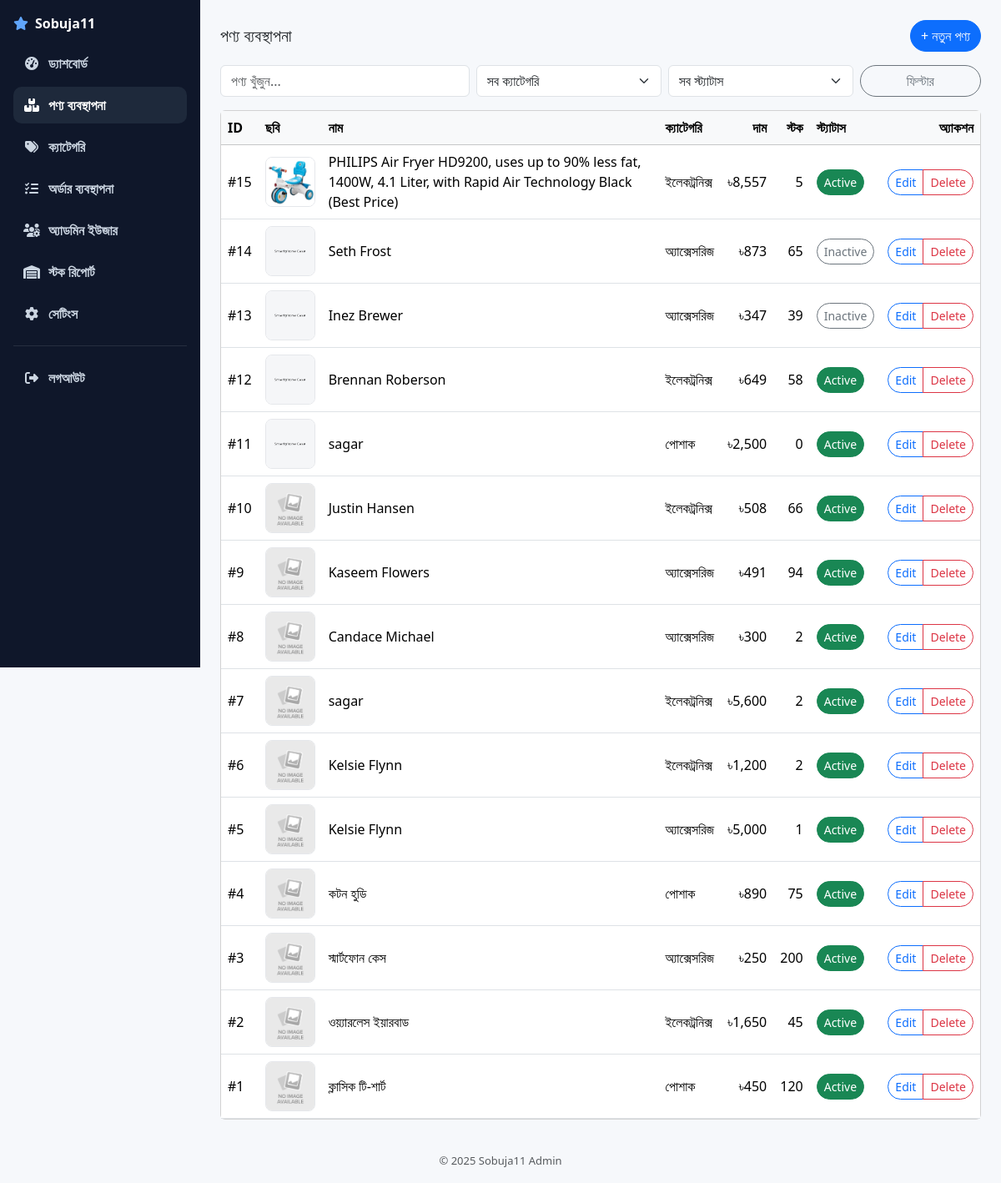
Page /admin/products.php (signed in) on the committed database.
### tables this page shows
CREATE TABLE IF NOT EXISTS `products` (
  `id` int(11) NOT NULL AUTO_INCREMENT,
  `category_id` int(11) DEFAULT NULL,
  `name` varchar(255) NOT NULL,
  `description` text DEFAULT NULL,
  `price` decimal(10,2) NOT NULL,
  `compare_at_price` decimal(10,2) DEFAULT NULL,
  `stock` int(11) NOT NULL DEFAULT 0,
  `tags` varchar(255) DEFAULT NULL,
  `specifications` text DEFAULT NULL,
  `image` varchar(400) DEFAULT NULL,
  `active` tinyint(1) NOT NULL DEFAULT 1,
  `created_at` timestamp NOT NULL DEFAULT current_timestamp(),
  PRIMARY KEY (`id`),
  KEY `category_id` (`category_id`),
  KEY `idx_products_stock` (`stock`),
  CONSTRAINT `products_ibfk_1`
    FOREIGN KEY (`category_id`) REFERENCES `categories` (`id`) ON DELETE SET NULL
);

CREATE TABLE IF NOT EXISTS `categories` (
  `id` int(11) NOT NULL AUTO_INCREMENT,
  `name` varchar(120) NOT NULL,
  PRIMARY KEY (`id`)
);

### config.php (called while the page is built, shortened)
<?php
function h($s){ return htmlspecialchars($s ?? '', ENT_QUOTES, 'UTF-8'); }
function money_bd($n){ return '৳'.number_format((float)$n, 0); }
?>

### admin/products.php (the view, shortened to what this page needs)
<?php
require_once __DIR__.'/../config.php';
$pdo = get_pdo();
$q      = trim($_GET['q'] ?? '');
$status = $_GET['status'] ?? 'all';
$where  = "1=1";
$params = [];
$sql = "SELECT p.*, c.name AS cat_name,
        (SELECT image FROM product_images pi WHERE pi.product_id=p.id ORDER BY sort_order, id LIMIT 1) AS image
        FROM products p
        LEFT JOIN categories c ON c.id=p.category_id
        WHERE $where
        ORDER BY p.id DESC";
$stm = $pdo->prepare($sql); $stm->execute($params); $rows = $stm->fetchAll(PDO::FETCH_ASSOC);
require_once __DIR__.'/header.php';
?>
<div class="d-flex justify-content-between align-items-center mb-3">
  <h5 class="m-0">পণ্য ব্যবস্থাপনা</h5>
  <a class="btn btn-primary btn-pill" href="product_form.php">+ নতুন পণ্য</a>
</div>
<form class="row g-2 mb-3" method="get">
  <div class="col-12 col-md-4">
    <input class="form-control" name="q" placeholder="পণ্য খুঁজুন..." value="<?php echo h($q); ?>">
  </div>
  <div class="col-6 col-md-3">
    <select class="form-select" name="cat">
      <option value="0">সব ক্যাটেগরি</option>
    </select>
  </div>
  <div class="col-6 col-md-3">
    <select class="form-select" name="status">
      <option value="all" <?php echo $status==='all'?'selected':''; ?>>সব স্ট্যাটাস</option>
    </select>
  </div>
  <div class="col-12 col-md-2 d-grid">
    <button class="btn btn-outline-secondary btn-pill">ফিল্টার</button>
  </div>
</form>
<div class="card"><div class="card-body p-0">
  <div class="table-responsive">
    <table class="table align-middle mb-0">
      <thead class="table-light">
        <tr>
          <th>ID</th>
          <th>ছবি</th>
          <th>নাম</th>
          <th>ক্যাটেগরি</th>
          <th class="text-end">দাম</th>
          <th class="text-end">স্টক</th>
          <th>স্ট্যাটাস</th>
          <th class="text-end">অ্যাকশন</th>
        </tr>
      </thead>
      <tbody id="rowsBody">
      <?php foreach($rows as $r):
        $img = $r['image'] ?: (defined('UPLOAD_URL') ? (rtrim(UPLOAD_URL,'/').'/default.jpg') : '');
      ?>
        <tr id="row-<?php echo (int)$r['id']; ?>">
          <td data-label="ID">#<?php echo (int)$r['id']; ?></td>
          <td data-label="ছবি" class="cell-img">
            <img class="thumb" src="<?php echo h($img); ?>" alt="">
          </td>
          <td data-label="নাম" class="cell-name">
            <span class="name"><?php echo h($r['name']); ?></span>
          </td>
          <td data-label="ক্যাটেগরি"><?php echo h($r['cat_name']); ?></td>
          <td data-label="দাম" class="text-end"><?php echo money_bd($r['price']); ?></td>
          <td data-label="স্টক" class="text-end"><?php echo (int)$r['stock']; ?></td>
          <td data-label="স্ট্যাটাস">
            <a class="btn btn-sm btn-pill <?php echo $r['active']?'btn-success':'btn-outline-secondary'; ?>"
               title="স্ট্যাটাস টগল করুন"
               href="?<?php $qs = $_GET; $qs['toggle']=(int)$r['id']; echo h(http_build_query($qs)); ?>">
              <?php echo $r['active'] ? 'Active' : 'Inactive'; ?>
            </a>
          </td>
          <td data-label="অ্যাকশন" class="text-end td-actions">
            <div class="btn-group">
              <a class="btn btn-sm btn-outline-primary btn-pill" href="product_form.php?id=<?php echo (int)$r['id']; ?>">Edit</a>
              <button type="button" class="btn btn-sm btn-outline-danger btn-pill btn-del"
                      data-id="<?php echo (int)$r['id']; ?>"
                      data-name="<?php echo h($r['name']); ?>">
                Delete
              </button>
            </div>
          </td>
        </tr>
      <?php endforeach; ?>
      </tbody>
    </table>
  </div>
</div></div>
<?php require __DIR__.'/footer.php'; ?>

### admin/header.php (style rules this page uses)
:root { --sidebar-bg:#0f172a; --sidebar-hover:#1e293b; --sidebar-text:#cbd5e1; --sidebar-active:#ffffff; }
body { overflow-x:hidden;background:#f6f8fb }
.thumb { width:64px;height:64px;object-fit:cover;border:1px solid #e5e7eb;border-radius:6px;background:#fff }

### admin/products.php (style rules this page uses)
.thumb { width:60px;height:60px;object-fit:cover;border:1px solid #e5e7eb;border-radius:8px;background:#fff }
.btn-pill { border-radius:999px }

### rows in the picture
products: id "15", shows a picture, name "PHILIPS Air Fryer HD9200, uses up to 90% less fat, 1400W, 4.1 Liter, with Rapid Air Technology Black (Best Price)", category.name "ইলেকট্রনিক্স", price "৳8,557", stock "5", active "Active"
products: id "14", name "Seth Frost", category.name "অ্যাক্সেসরিজ", price "৳873", stock "65", active "Inactive"
products: id "13", name "Inez Brewer", category.name "অ্যাক্সেসরিজ", price "৳347", stock "39", active "Inactive"
products: id "12", name "Brennan Roberson", category.name "ইলেকট্রনিক্স", price "৳649", stock "58", active "Active"
products: id "11", name "sagar", category.name "পোশাক", price "৳2,500", stock "0", active "Active"
products: id "10", name "Justin Hansen", category.name "ইলেকট্রনিক্স", price "৳508", stock "66", active "Active"
products: id "9", name "Kaseem Flowers", category.name "অ্যাক্সেসরিজ", price "৳491", stock "94", active "Active"
products: id "8", name "Candace Michael", category.name "অ্যাক্সেসরিজ", price "৳300", stock "2", active "Active"
products: id "7", name "sagar", category.name "ইলেকট্রনিক্স", price "৳5,600", stock "2", active "Active"
products: id "6", name "Kelsie Flynn", category.name "ইলেকট্রনিক্স", price "৳1,200", stock "2", active "Active"
products: id "5", name "Kelsie Flynn", category.name "অ্যাক্সেসরিজ", price "৳5,000", stock "1", active "Active"
products: id "4", name "কটন হুডি", category.name "পোশাক", price "৳890", stock "75", active "Active"
products: id "3", name "স্মার্টফোন কেস", category.name "অ্যাক্সেসরিজ", price "৳250", stock "200", active "Active"
products: id "2", name "ওয়্যারলেস ইয়ারবাড", category.name "ইলেকট্রনিক্স", price "৳1,650", stock "45", active "Active"
products: id "1", name "ক্লাসিক টি-শার্ট", category.name "পোশাক", price "৳450", stock "120", active "Active"

### other values in the picture
defined('APP_NAME') ? APP_NAME : 'Shop' "Sobuja11"
APP_NAME "Sobuja11"
